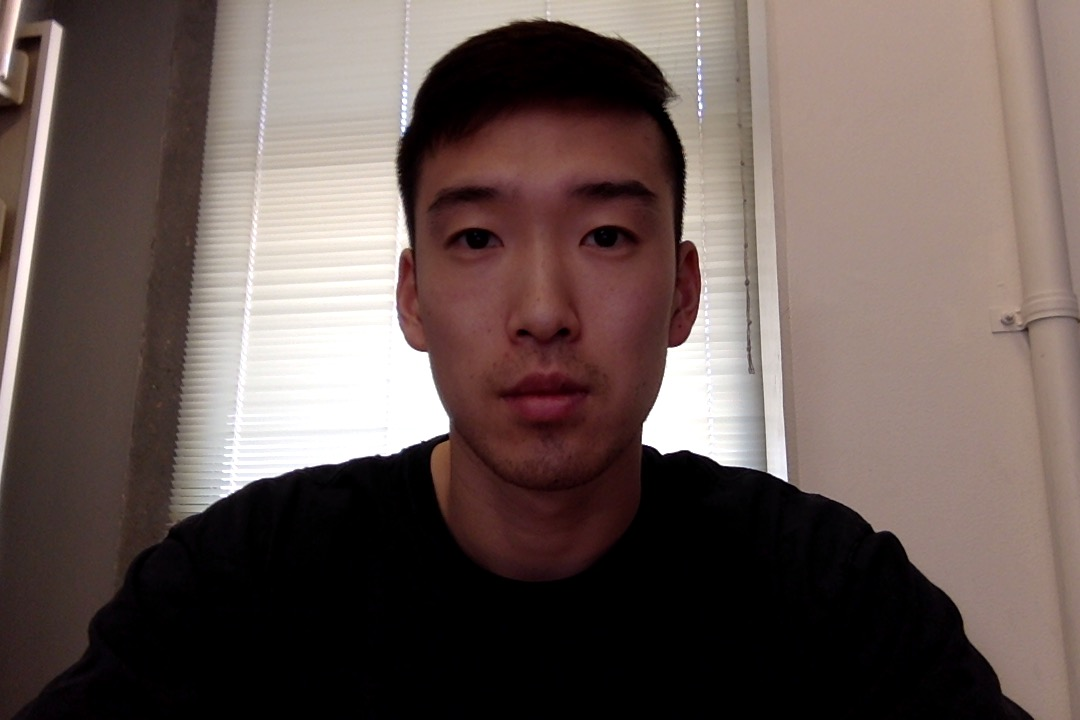
//> input picture alex_dev/Photo on 1-14-17 at 1.58 PM #2.jpg, 1080 x 720 px, given in place of the camera
$ ./edge_detect   (built with g++ and OpenCV 4)
//> lines starting //> are read from the running program, lines starting //| are printed output that depends on the picture
//> further down, frame is the input picture: 720 rows x 1080 cols, CV_8UC3; mean B, G, R 84.2, 88.5, 103.6
#include <iostream>
#include <string>
#include <sstream>

#include <opencv2/core.hpp>
#include <opencv2/highgui.hpp>
#include "opencv2/imgproc/imgproc.hpp"
#include "opencv2/objdetect/objdetect.hpp"


using namespace std;
using namespace cv;

CascadeClassifier face_cascade;
CascadeClassifier eye_cascade;

void detectfaces(Mat img) {
  Mat image;// = img;

  // image processing step
  cvtColor(img, image, COLOR_BGR2GRAY);
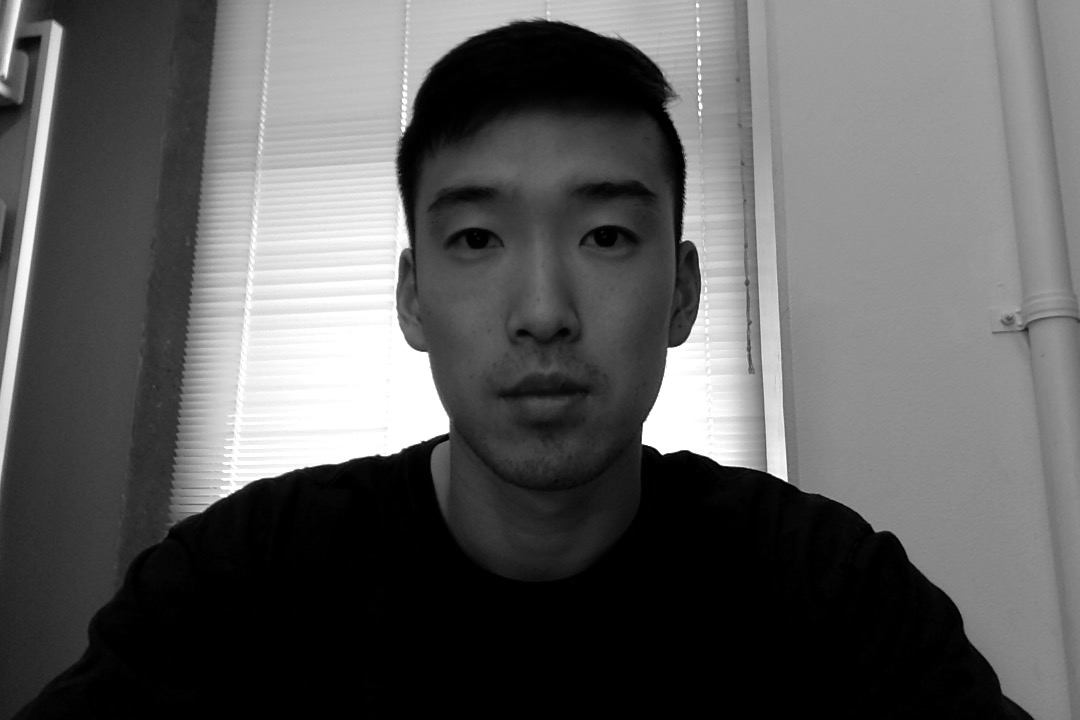
//> image: 720 rows x 1080 cols, CV_8UC1; min 0, max 255, mean 92.5
  // equalizeHist(image, image);

  // variables for gaussian filtering
  Size ksize;
  ksize.height = 5;
  ksize.width = ksize.height;
  int sigmax = 10;
  int sigmay = 0;
  int lowthresh = 15;
  GaussianBlur(image, image, ksize, sigmax, sigmay);

  Canny(image, image, lowthresh, lowthresh*2);
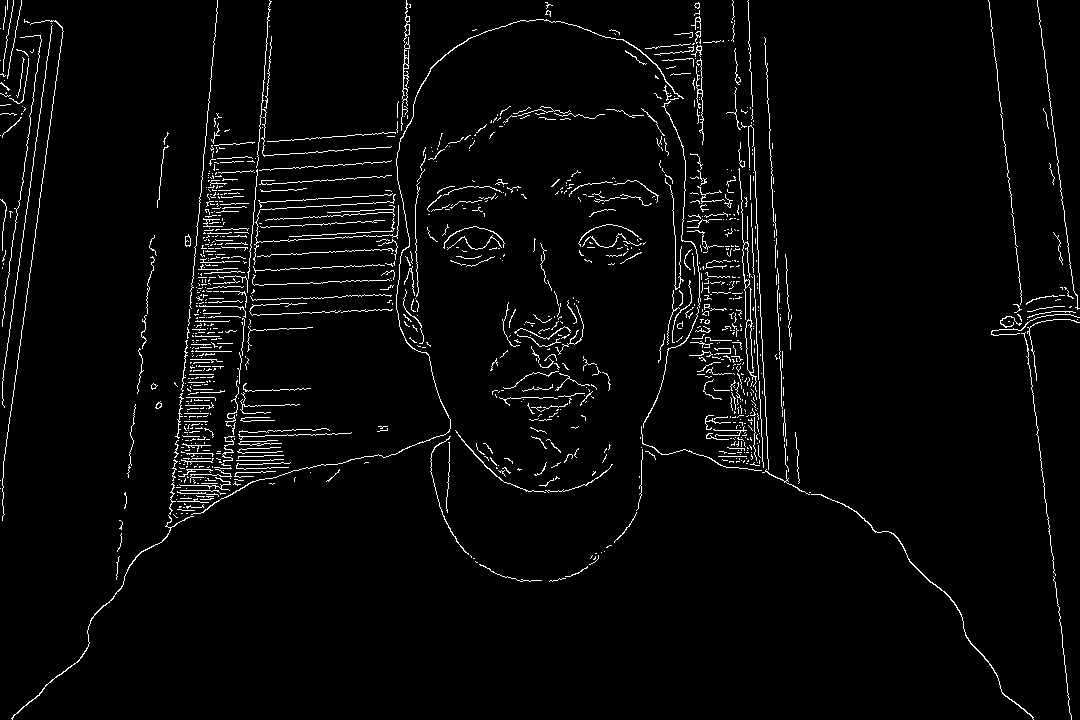
//> image: 720 rows x 1080 cols, CV_8UC1; 3.2% white in thin lines or dots
  // load cascade files
  face_cascade.load("haarcascade_frontalface_default.xml");
  eye_cascade.load("haarcascade_eye.xml");


  // create vectors for eyes and face, and populate them via the cascade sheets
  vector<Rect> faces;
  face_cascade.detectMultiScale(image, faces, 1.1, 3, 0, Size(30, 30) );
//> faces = empty
  vector<Rect> eyes;
  eye_cascade.detectMultiScale(image, eyes, 1.1, 3, 0, Size(30, 30) );
//> eyes = empty


  // [19 lines of commented-out code are left out]

  imshow("Detected Face", image);
  char key = (char)waitKey(5);
//> the Esc key is pressed

  if (key == ' ')
    return;

  return;
}


int main()
{
  // declare variables
  Mat frame;
  Mat image;
  VideoCapture capture;
  int dev_id = 0;

  // open webcam
  capture.open(0);
  if (!capture.isOpened()) {
    cout << "Failed to open video device" << endl;
    return -1;
  }


  // capture image and load to frame
  for (;;) {
    capture >> frame;
    if (frame.empty())
      continue;

    // copy frame to image
    // if frame not empty, open a "window" and show image
    frame.copyTo(image);
    detectfaces(image);
    // [5 lines of commented-out code are left out]

  }
  return 0;
}
